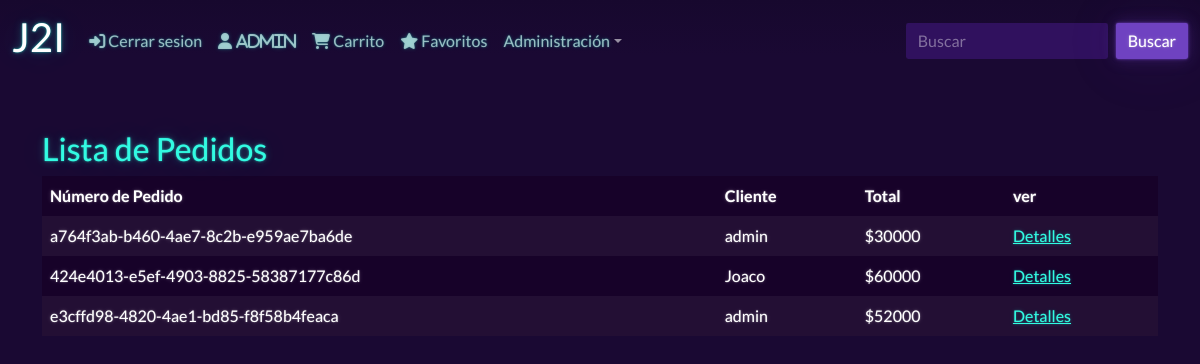
Page /pedidos_adm/ (signed in) on the earlier database version.
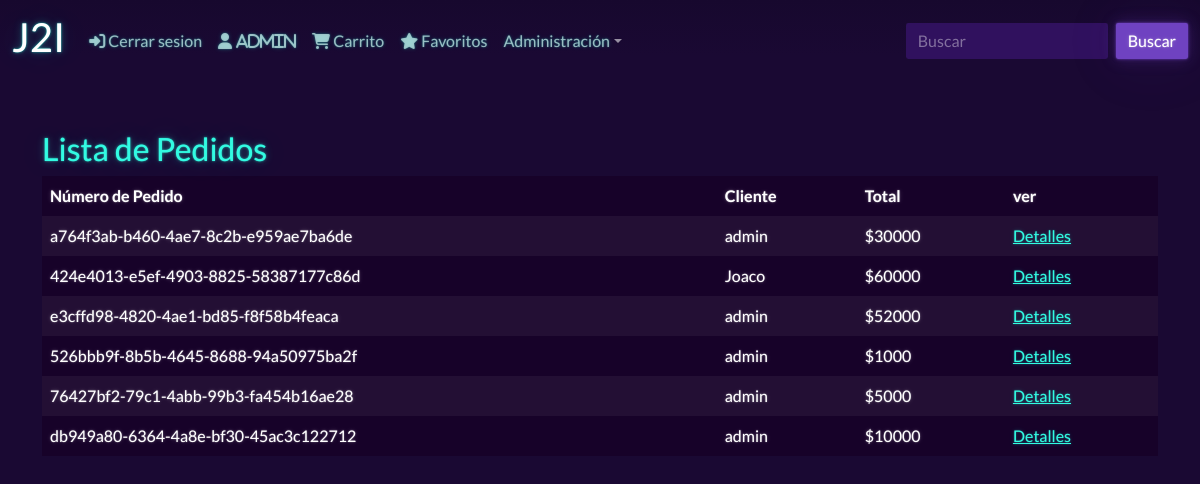
Same page on the later database version.
### app/models.py (models this page shows, shortened)
class Boleta (models.Model):
    id = models.UUIDField(primary_key=True, default=uuid.uuid4, editable=False)
    fechaVenta = models.DateTimeField(auto_now_add=True)
    cliente = models.ForeignKey(User,on_delete=models.CASCADE)
    completada = models.BooleanField(default=False)
    @property
    def get_total(self):
        detalle = self.detalle_boleta_set.all()
        total = sum([item.producto.valor * item.cantidad_productos for item in detalle])
        return total

class Detalle_boleta (models.Model):
    producto = models.ForeignKey(Producto, on_delete=models.CASCADE)
    boleta = models.ForeignKey(Boleta, on_delete=models.CASCADE)
    cantidad_productos = models.IntegerField(default=0)

class Producto(models.Model):
    id=models.IntegerField( primary_key=True ,default=uuid.uuid4, null=False)
    nombre_p = models.CharField( max_length=50,null=False)
    imagen = models.ImageField("Imagen", upload_to='add_producto', null=True)
    valor = models.IntegerField(null=False)

### app/views.py (the view)
# urls.py: path('pedidos_adm/', pedidos_adm, name='pedidos_adm'),
@permission_required('app,view_detalle_boleta')
def pedidos_adm(request):
    boletas = Boleta.objects.filter(completada=True)
    data = {'boletas': boletas}
    return render(request,"app/pedidos_adm.html",data)

### app/templates/app/pedidos_adm.html
{% extends "app/base.html" %}
{% load static %}
{% block contenido %}
<div class="container mt-5 content" id="admin-contenido">
    <h2 class="mt-5 titulo-blanco">Lista de Pedidos</h2>
    <table class="table table-dark table-striped">
        <thead>
            <tr>
                <th class="subtitulo-blanco">Número de Pedido</th>
                <th class="subtitulo-blanco">Cliente</th>
                <th class="subtitulo-blanco">Total</th>
                <th class="subtitulo-blanco">ver</th>
            </tr>
        </thead>
        <tbody>
            {% for boleta in boletas  %}
            <tr>
                <td>{{boleta.id}}</td>
                <td>{{boleta.cliente}}</td>
                <td>${{boleta.get_total}}</td>
                <td><a href="{%url 'detalle_boleta' boleta.id%}">Detalles</a></td>
            </tr>
            {% endfor %}
        </tbody>
    </table>
    </div>
{% endblock contenido %}

Differences in the rows shown:
now on this page (row edited): Boleta: id "526bbb9f-8b5b-4645-8688-94a50975ba2f", cliente "admin", get_total "1000"
added Boleta: id "76427bf2-79c1-4abb-99b3-fa454b16ae28", cliente "admin", get_total "5000"
added Boleta: id "db949a80-6364-4a8e-bf30-45ac3c122712", cliente "admin", get_total "10000"
